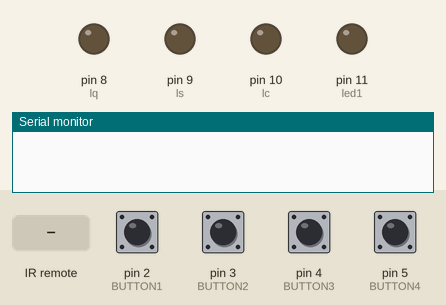
Simulated run of this sketch. Board: Arduino Uno, built with avr-gcc and run on an emulated ATmega328P. On the bench: output pins drawn as LEDs (lit = HIGH), the last lines printed to the serial monitor. The inputs (shaded band) are chosen by the test bench; at power-on: pin 2 (BUTTON1), pin 3 (BUTTON2), pin 4 (BUTTON3), pin 5 (BUTTON4) LOW.

Above: at 1.3 s.
1.4 s: infrared code 0xF609FF00 received
At 2.4 s:
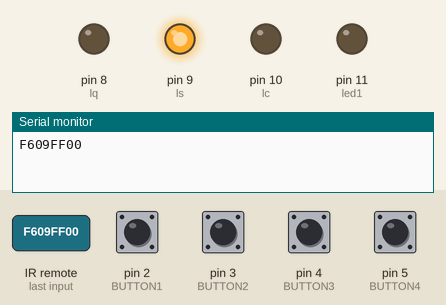
3.0 s: infrared code 0xF10EFF00 received
At 3.6 s:
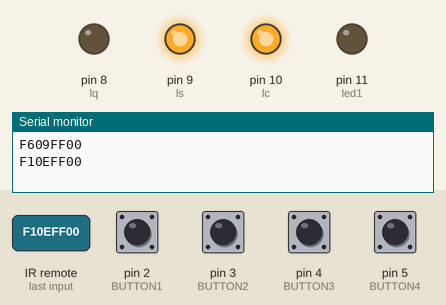
4.5 s: pin 2 (BUTTON1) pulled HIGH for 0.6 s
At 4.8 s:
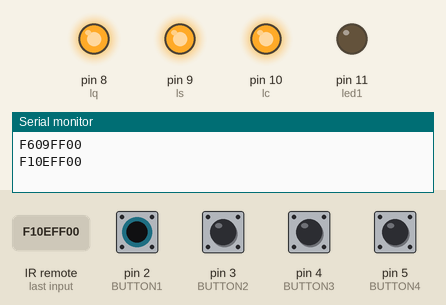
7.0 s: pin 3 (BUTTON2) pulled HIGH for 0.6 s
At 7.8 s:
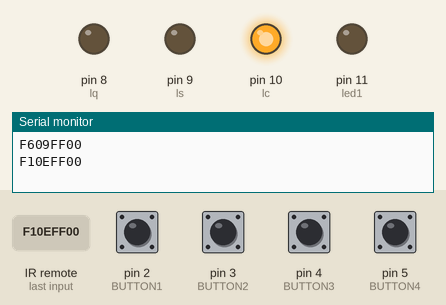
9.5 s: pin 5 (BUTTON4) pulled HIGH for 0.6 s
At 9.8 s:
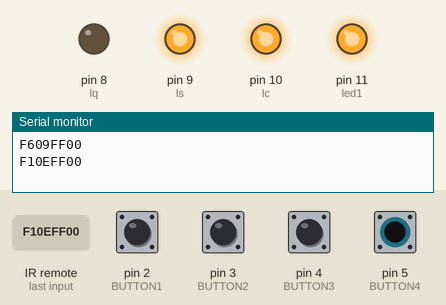
12.0 s: infrared code 0xFE01FF00 received
At 12.9 s:
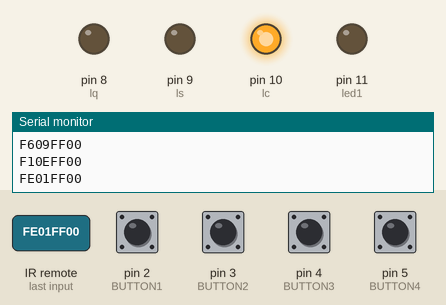
Timing chart, 0 to 14.5 s (numbered marks = the images above; inputs shaded):
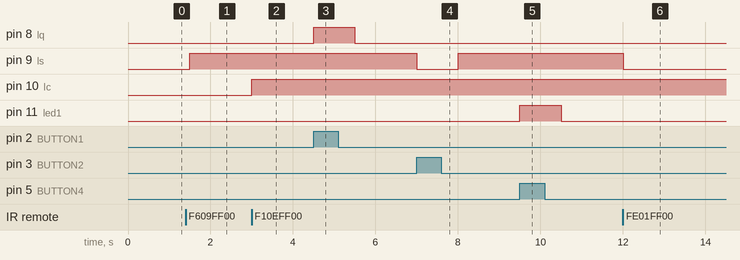

Measured:
- after the input at 1.4 s, pin 9 (ls): LOW → HIGH after 0.10 s
- after the input at 3.0 s, pin 10 (lc): LOW → HIGH at once
- after the input at 4.5 s, pin 8 (lq): LOW → HIGH at once, → LOW 1.0 s later
- after the input at 7.0 s, pin 9 (ls): HIGH → LOW at once, → HIGH 1.0 s later
- after the input at 9.5 s, pin 11 (led1): LOW → HIGH at once, → LOW 1.0 s later
- after the input at 12.0 s, pin 9 (ls): HIGH → LOW at once

The sketch:

Ir_remote_receiver.ino
```cpp
#include <IRremote.h>

#define IR_RECEIVE_PIN     A0


int BUTTON1 = 2;
int BUTTON2 = 3;
int BUTTON3 = 4;
int BUTTON4 = 5;


int luzquarto = 0;
int luzspot = 0;
int luzcama = 0;
int led = 0;

int lq = 8;
int ls = 9;
int lc = 10;
int led1 = 11;


int estadolq = 0;
int estadols = 0;
int estadolc = 0;
int estadoled1 = 0;

int auxiliar = 0;

void setup()
{

  Serial.begin(9600);
  IrReceiver.begin(IR_RECEIVE_PIN, ENABLE_LED_FEEDBACK);


  pinMode(BUTTON1, INPUT);
  pinMode(BUTTON2, INPUT);
  pinMode(BUTTON3, INPUT);
  pinMode(BUTTON4, INPUT);

  pinMode(lq, OUTPUT);
  pinMode(ls, OUTPUT);
  pinMode(lc, OUTPUT);
  pinMode(led1, OUTPUT);


}

void loop()
{
  if (IrReceiver.decode())
  {
    Serial.println(IrReceiver.decodedIRData.decodedRawData, HEX);
    IrReceiver.resume(); // Receive the next value
    auxiliar = 1;
  }


  if (IrReceiver.decodedIRData.decodedRawData == 0xFC03EF00 and auxiliar == 1) {
    digitalWrite(lq, LOW);
    auxiliar = 0;

  }
  if (IrReceiver.decodedIRData.decodedRawData == 0xFD02EF00 and auxiliar == 1) {
    digitalWrite(lq, HIGH);
    auxiliar = 0;

  }

  if (IrReceiver.decodedIRData.decodedRawData == 0xFE01FF00 and auxiliar == 1) {
    digitalWrite(ls, LOW);
    auxiliar = 0;
  }
  if (IrReceiver.decodedIRData.decodedRawData == 0xF609FF00 and auxiliar == 1) {
    digitalWrite(ls, HIGH);
    auxiliar = 0;
  }
  if (IrReceiver.decodedIRData.decodedRawData == 0xE916FF00 and auxiliar == 1) {
    digitalWrite(lc, LOW);
    auxiliar = 0;
  }
  if (IrReceiver.decodedIRData.decodedRawData == 0xF10EFF00 and auxiliar == 1) {
    digitalWrite(lc, HIGH);
    auxiliar = 0;
  }

  if (IrReceiver.decodedIRData.decodedRawData == 0x7170479F and auxiliar == 1) {
    digitalWrite(led1, LOW);
    auxiliar = 0;

  }
  if (IrReceiver.decodedIRData.decodedRawData == 0x8D2A4BAF and auxiliar == 1) {
    digitalWrite(led1, HIGH);
    auxiliar = 0;

  }


  if (IrReceiver.decodedIRData.decodedRawData == 0x7F806E80 and auxiliar == 1) {

    digitalWrite(lq, HIGH);
    digitalWrite(ls, HIGH);
    digitalWrite(lc, HIGH);
    digitalWrite(led1, HIGH);
    auxiliar = 0;

  }
  if (IrReceiver.decodedIRData.decodedRawData == 0x7E816E80 and auxiliar == 1) {

    digitalWrite(lq, LOW);
    digitalWrite(ls, LOW);
    digitalWrite(lc, LOW);
    digitalWrite(led1, LOW);
    auxiliar = 0;

  }


  if (digitalRead(BUTTON1) != estadolq) {
    estadolq = digitalRead( BUTTON1);
    digitalWrite(lq, !digitalRead(lq));
  }
  if (digitalRead(BUTTON2) != estadols) {
    estadols = digitalRead( BUTTON2);
    digitalWrite(ls, !digitalRead(ls));
  }
  if (digitalRead(BUTTON3) != estadolc) {
    estadolc = digitalRead( BUTTON3);
    digitalWrite(lc, !digitalRead(lc));
  }
  if (digitalRead(BUTTON4) != estadoled1) {
    estadoled1 = digitalRead( BUTTON4);
    digitalWrite(led1, !digitalRead(led1));
  }


  delay(500);
}
```
